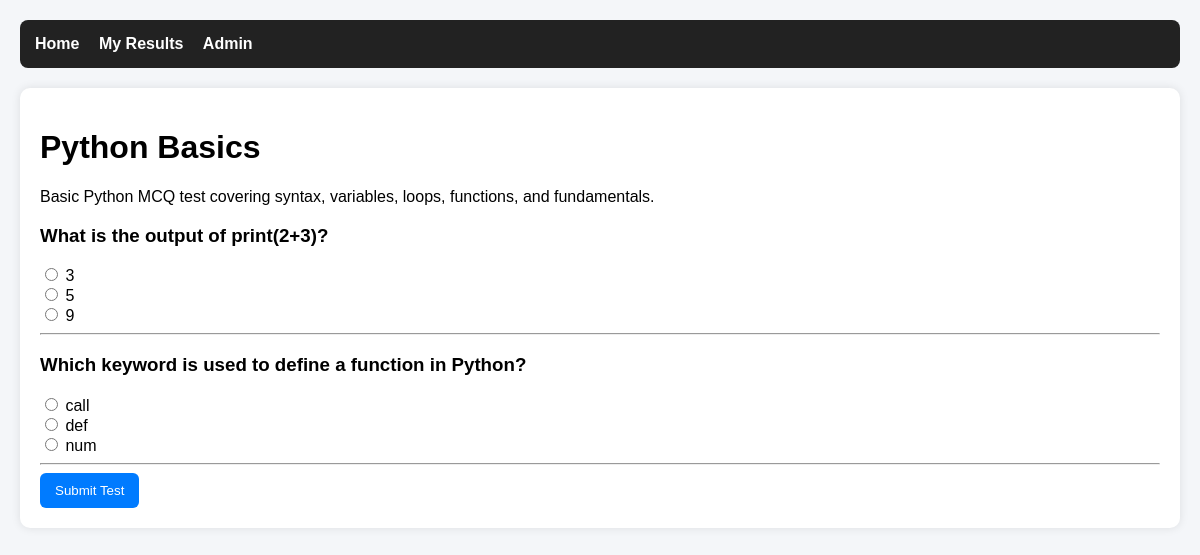
The page /test/1/ (signed in) on the database its author committed.
### assessment/models.py (models this page shows, shortened)
class Test(models.Model):
    title = models.CharField(max_length=200)
    description = models.TextField()
    duration = models.IntegerField(help_text="Duration in minutes")
    created_at = models.DateTimeField(auto_now_add=True)

class Question(models.Model):
    test = models.ForeignKey(Test, on_delete=models.CASCADE)
    question_text = models.TextField()
    correct_option = models.CharField(max_length=200)

class Option(models.Model):
    question = models.ForeignKey(Question, on_delete=models.CASCADE)
    option_text = models.CharField(max_length=200)

### assessment/views.py (the view, shortened to what this page needs)
# urls.py: path('test/<int:test_id>/', test_detail),
@login_required
def test_detail(request, test_id):
    test = get_object_or_404(Test, id=test_id)
    questions = Question.objects.filter(test=test)
    return render(request, "test_detail.html", {
        "test": test,
        "questions": questions
    })

### assessment/templates/test_detail.html (shortened to what this page needs)
{% extends "base.html" %}
{% block content %}
<h1>{{ test.title }}</h1>
<p>{{ test.description }}</p>
<form method="POST">
    {% for q in questions %}
        <h3>{{ q.question_text }}</h3>
        {% for opt in q.option_set.all %}
            <label>
                <input type="radio" name="{{ q.id }}" value="{{ opt.option_text }}">
                {{ opt.option_text }}
            </label><br>
        {% endfor %}
        <hr>
    {% endfor %}
    <button type="submit">Submit Test</button>
</form>
{% endblock %}

### assessment/templates/base.html (shortened to what this page needs)
<!DOCTYPE html>
<html>
<head>
</head>
<body>
    <div class="navbar">
        <a href="/">Home</a>
        <a href="/results/">My Results</a>
        <a href="/admin/">Admin</a>
    </div>
    <div class="container">
        {% block content %}
        {% endblock %}
    </div>
</body>
</html>

### assessment/templates/base.html (style rules this page uses)
body { font-family: Arial, sans-serif; margin: 20px; background: #f4f6f9; }
.navbar { background: #222; padding: 15px; color: white; border-radius: 8px; }
.navbar a { color: white; margin-right: 15px; text-decoration: none; font-weight: bold; }
.container { background: white; padding: 20px; margin-top: 20px; border-radius: 10px; box-shadow: 0px 0px 10px rgba(0,0,0,0.1); }
button { padding: 10px 15px; background: #007bff; color: white; border: none; border-radius: 6px; cursor: pointer; }

### rows shown on the page
Test: title "Python Basics", description "Basic Python MCQ test covering syntax, variables, loops, functions, and fundamentals."
Question: question_text "What is the output of print(2+3)?"
Option: option_text "3"
Option: option_text "5"
Option: option_text "9"
Question: question_text "Which keyword is used to define a function in Python?"
Option: option_text "call"
Option: option_text "def"
Option: option_text "num"
